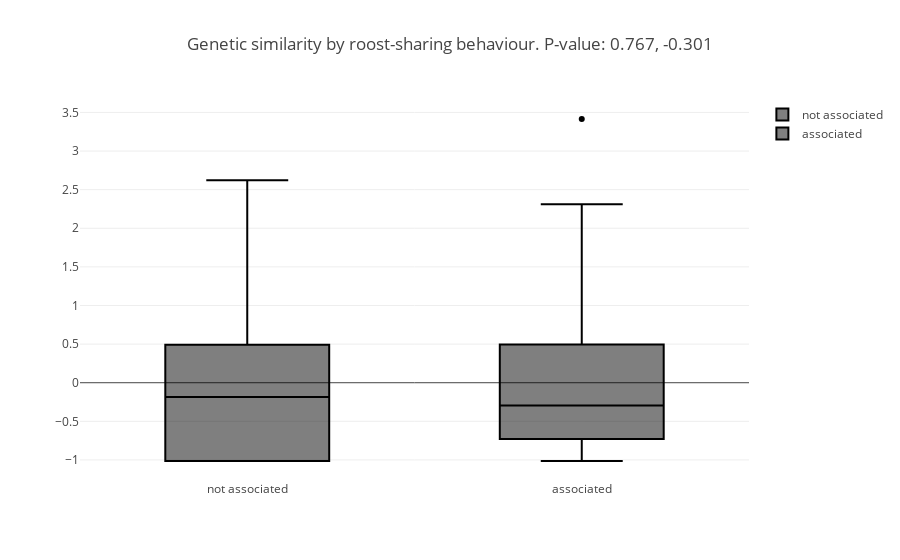

The code cell stored with this chart in its notebook:
### Markdown cell above
**Fig. 4** Density plot of pairwise roost-use similarity and genetic distance among Ana's bats.


It appears we could use a **threshold of 1** on the normalized roost scores to differentiate who's sleeping together from who isn't.

We'll create a factor and look at this using a boxplot now.

### Code cell
factor_threshold= 1
Factor_roost= [int(roost_diss_vector[x] >= factor_threshold) for x in range(len(gen_dist_vector))]

y1= [gen_dist_vector[x] for x in range(len(gen_dist_vector)) if Factor_roost[x] == 0]
y2= [gen_dist_vector[x] for x in range(len(gen_dist_vector)) if Factor_roost[x] == 1]

test_stat= stats.ttest_ind(y1, y2, equal_var = False)

fig_box= [go.Box(
    y= [gen_dist_vector[x] for x in range(len(gen_dist_vector)) if Factor_roost[x] == i],
    name= ['not associated','associated'][i],
    marker= dict(
        color= 'black'
    )
) for i in list(set(Factor_roost))]

layout= go.Layout(
    title= 'Genetic similarity by roost-sharing behaviour. P-value: {}, {}'.format(round(test_stat[1],3),round(test_stat[0],3))
)

fig = go.Figure(data=fig_box,layout= layout)
iplot(fig)

### Figure 1 — Plotly figure (JSON) as saved in the notebook; plotly's stock layout.template omitted (floating-point values rounded to 4 significant figures)
{"data": [{"marker": {"color": "black"}, "name": "not associated", "type": "box", "uid": "1a33ccf6-6315-47da-aed1-7945a0c6d8c1", "y": [0.2353, 0.1565, 1.677, 1.569, -1.014, 1.994, 0.2273, -1.014, 1.668, 0.004994, -1.014, -1.014, 2.099, 0.1219, 0.362, 0.9288, -1.014, 0.2893, -0.1164, -0.1615, -0.6965, -0.6558, -0.009178, -1.014, 0.9005, 0.9979, 1.023, -1.014, -1.014, -1.014, -0.2758, -0.5885, -1.014, 0.8801, -1.014, -1.014, -1.014, -1.014, 0.3035, 1.296, 0.0484, 1.697, 1.11, -0.5079, 0.5267, 2.621, -0.2678, 2.095, -0.7337, 0.3496, -0.3909, 0.4594, -1.014, -0.3918, -1.014, 0.137, -0.6168, -1.014, -1.014, -1.014, -0.6744, 0.346, 0.3274, -0.313, -0.7417, -1.014, 0.1361, 0.1343, 1.457, -1.014, 0.2858, -1.014, 1.732, 1.368, -0.6886, -0.988, -0.2102, 0.8261, -0.1403, -0.2404, -0.2935, -1.014, 1.234, -0.8622, -1.014, 0.7969, -1.014, 0.1494]}, {"marker": {"color": "black"}, "name": "associated", "type": "box", "uid": "3a5fd74e-df7e-44b6-aa72-9e1275016984", "y": [-0.6948, 0.2645, -0.5867, 3.415, -1.014, -0.4653, -0.2953, -0.5114, -1.014, -0.1172, 0.4567, -0.06764, -1.014, 2.311, 0.8846, 0.6109, -0.8276]}], "layout": {"title": {"text": "Genetic similarity by roost-sharing behaviour. P-value: 0.767, -0.301"}}}
